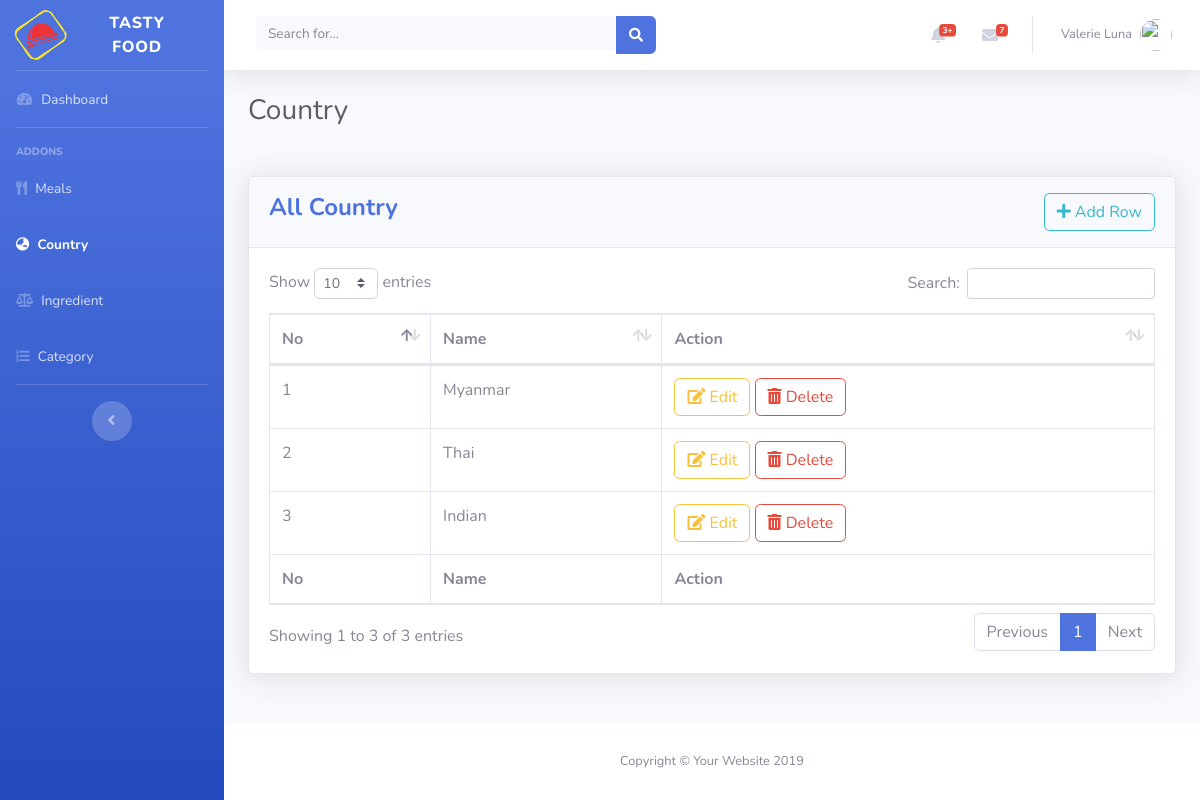
/country, run on the app's committed database.
### tables this page shows
CREATE TABLE `countries` (
  `countries_id` int(11) NOT NULL,
  `countries_name` varchar(225) NOT NULL,
  `countries_photo` text NOT NULL
);

### application/controllers/Country_ctrl.php (called while the page is built, shortened)
<?php
class Country_ctrl extends CI_Controller
{
	public function index()
	{
		$data['countries'] = $this->Country_mdl->list();
		$data['innerdata'] = 'country_read';
		$this->load->view('backendtemplate',$data);
	}
}
?>

### index.php (called while the page is built, shortened)
<?php
require_once BASEPATH.'core/CodeIgniter.php';

### application/models/Country_mdl.php (called while the page is built, shortened)
<?php
class Country_mdl extends CI_Model
{
	public function list()
	{
		$this->db->select('*');
		$this->db->from('countries');
		$sql = $this->db->get();
		return $sql->result();
	}
}
?>

### application/views/country_read.php (the view, shortened to what this page needs)
<h1 class="h3 mb-2 text-gray-800 mb-5">
    Country
</h1>
<div class="card shadow mb-4">
  <div class="card-header py-3">
    <h4 class="m-0 font-weight-bold text-primary"> All Country
      <a href="<?= base_url('country/create') ?>" class="btn btn-outline-info float-right">
        <i class="fas fa-plus"></i> Add Row
      </a>
    </h4>
  </div>
  <div class="card-body">
    <div class="table-responsive">
      <table class="table table-bordered" id="dataTable" width="100%" cellspacing="0">
        <thead>
          <tr>
            <th>No</th>
            <th>Name</th>
            <th>Action</th>
          </tr>
        </thead>
        <tfoot>
          <tr>
            <th>No</th>
            <th>Name</th>
            <th>Action</th>
          </tr>
        </tfoot>
        <tbody>
          <?php
            $i = 0;
            foreach($countries as $country):
            $name = $country->countries_name;
            $i++;
          ?>
            <tr>
              <td> <?= $i; ?> </td>
              <td> <?= $name ?> </td>
              <td>
                <a href="" class="btn btn-outline-warning">
                  <i class="fas fa-edit"></i> Edit
                </a>
                <a href="" class="btn btn-outline-danger">
                  <i class="fas fa-trash-alt"></i> Delete
                </a>
              </td>
            </tr>
          <?php endforeach; ?>
        </tbody>
      </table>
    </div>
  </div>
</div>

### data on the page
countries: countries_name "Myanmar"
countries: countries_name "Thai"
countries: countries_name "Indian"
